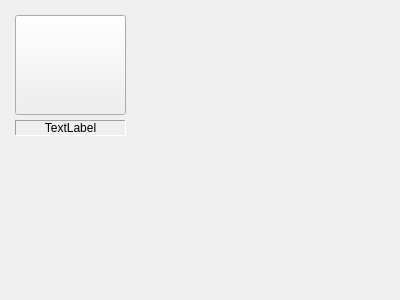
<?xml version="1.0" encoding="UTF-8"?>
<ui version="4.0">
 <class>Form</class>
 <widget class="QWidget" name="Form">
  <property name="geometry">
   <rect>
    <x>0</x>
    <y>0</y>
    <width>400</width>
    <height>300</height>
   </rect>
  </property>
  <property name="windowTitle">
   <string>Form</string>
  </property>
  <widget class="QWidget" name="verticalLayoutWidget_2">
   <property name="geometry">
    <rect>
     <x>10</x>
     <y>10</y>
     <width>121</width>
     <height>131</height>
    </rect>
   </property>
   <layout class="QVBoxLayout" name="verticalLayout_2">
    <property name="leftMargin">
     <number>5</number>
    </property>
    <property name="topMargin">
     <number>5</number>
    </property>
    <property name="rightMargin">
     <number>5</number>
    </property>
    <property name="bottomMargin">
     <number>5</number>
    </property>
    <item>
     <widget class="QPushButton" name="pushButton_11">
      <property name="enabled">
       <bool>true</bool>
      </property>
      <property name="sizePolicy">
       <sizepolicy hsizetype="Minimum" vsizetype="Preferred">
        <horstretch>0</horstretch>
        <verstretch>0</verstretch>
       </sizepolicy>
      </property>
      <property name="minimumSize">
       <size>
        <width>70</width>
        <height>100</height>
       </size>
      </property>
      <property name="text">
       <string/>
      </property>
      <property name="icon">
       <iconset>
        <normaloff>images/computer-screen.png</normaloff>images/computer-screen.png</iconset>
      </property>
      <property name="iconSize">
       <size>
        <width>70</width>
        <height>100</height>
       </size>
      </property>
     </widget>
    </item>
    <item>
     <widget class="QLabel" name="label">
      <property name="frameShape">
       <enum>QFrame::Panel</enum>
      </property>
      <property name="frameShadow">
       <enum>QFrame::Sunken</enum>
      </property>
      <property name="text">
       <string>TextLabel</string>
      </property>
      <property name="textFormat">
       <enum>Qt::PlainText</enum>
      </property>
      <property name="alignment">
       <set>Qt::AlignCenter</set>
      </property>
     </widget>
    </item>
   </layout>
  </widget>
 </widget>
 <resources/>
 <connections/>
</ui>
